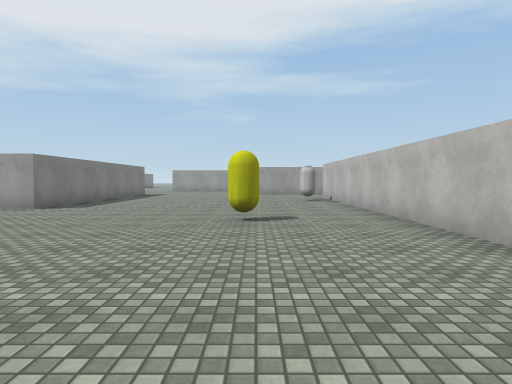
view 1 (above)

24 first-person views from a walk through a 3-D level made in the Unity game engine. The camera is 1.3 m above the floor, tilts 2° down and sees 75° across. The floor is counted in squares, 2 m on a side. Each view is taken from the middle of a square. On the plan, view 1 faces up. The plan holds only what a view shows up to about 10 squares ahead; the rest is blank. The place goes on beyond the plan. The player is left out. Surface patterns are stand-ins for the level's own textures.

view 2
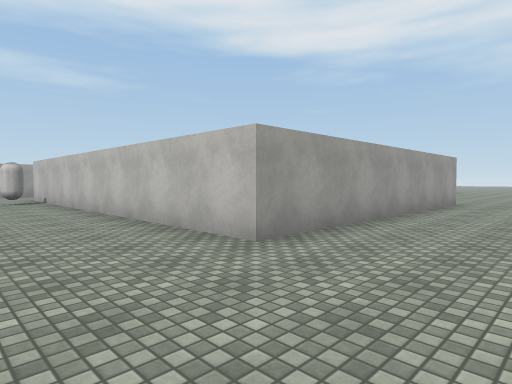

view 3
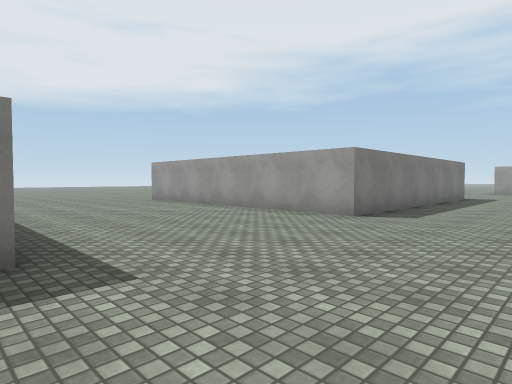

view 4
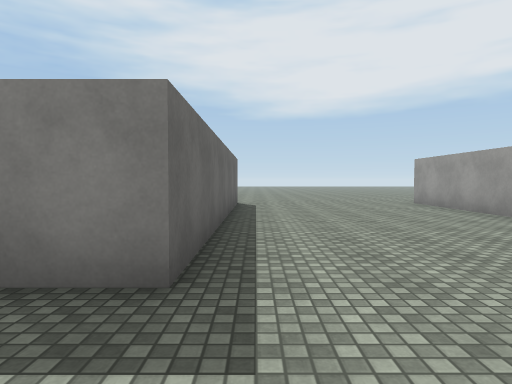

view 5
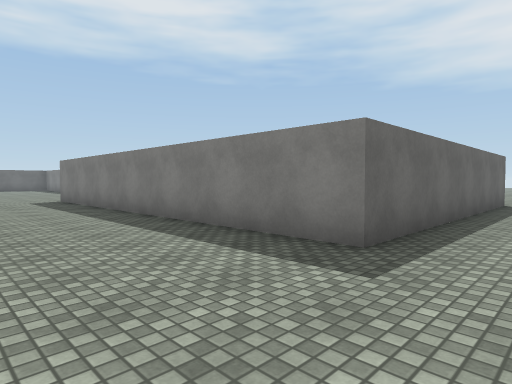

view 6
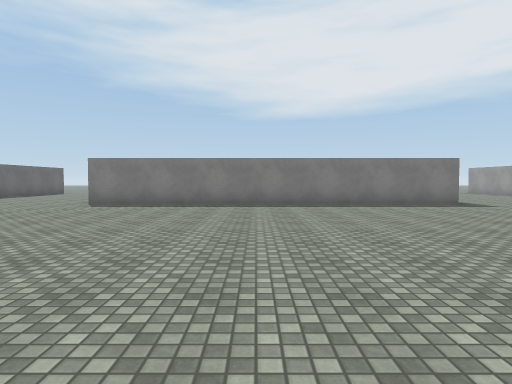

view 7
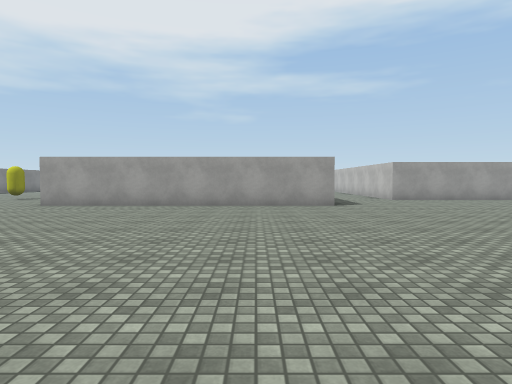

view 8
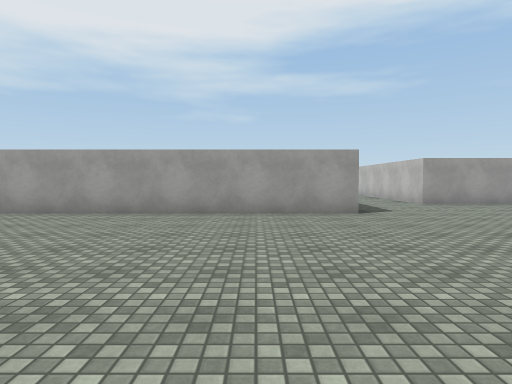

view 9
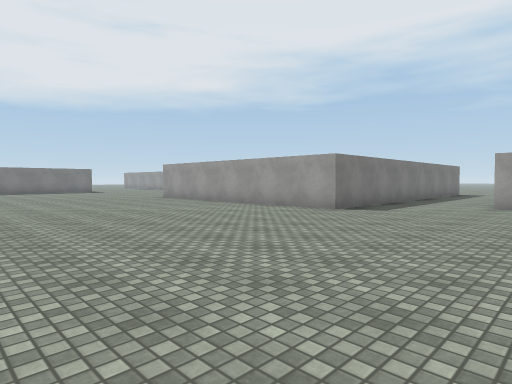

view 10
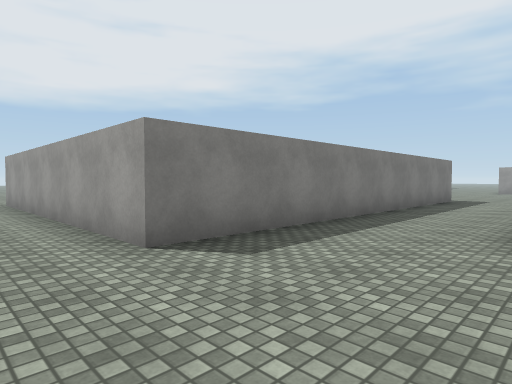

view 11
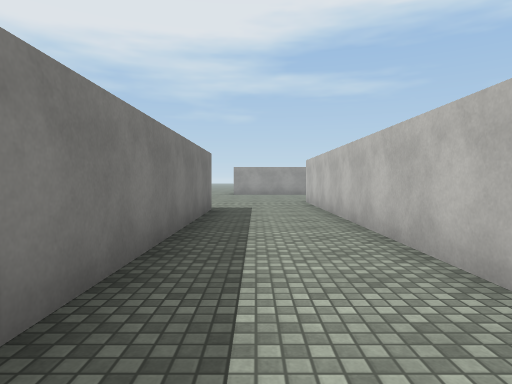

view 12
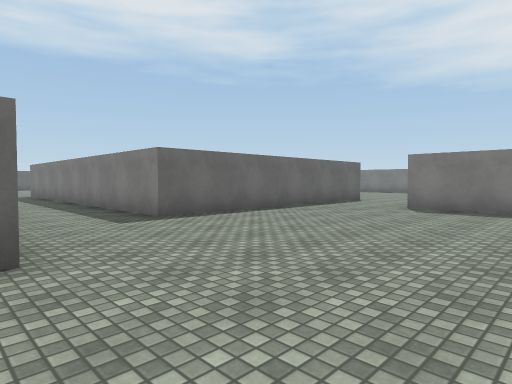

view 13
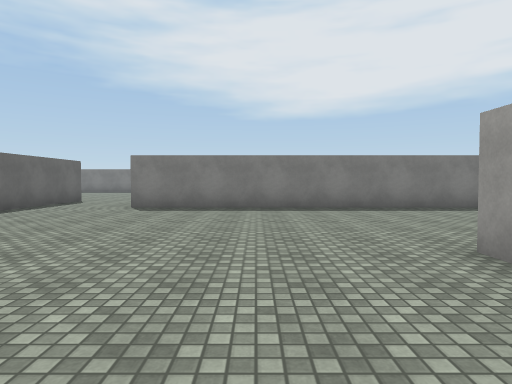

view 14
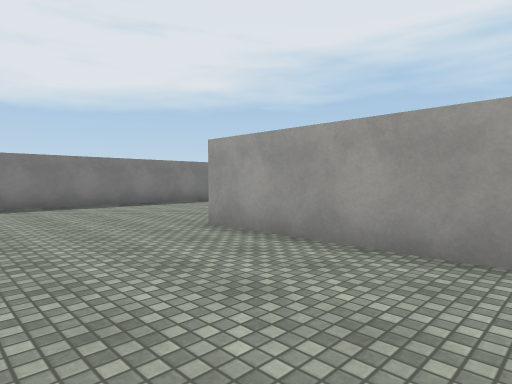

view 15
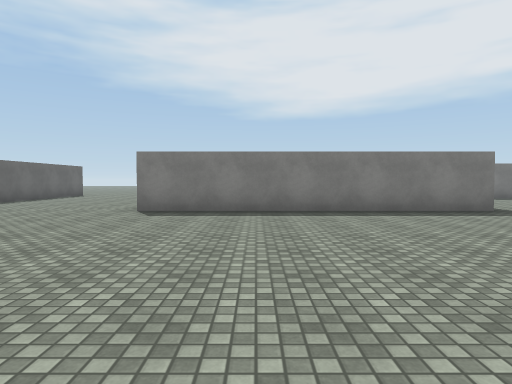

view 16
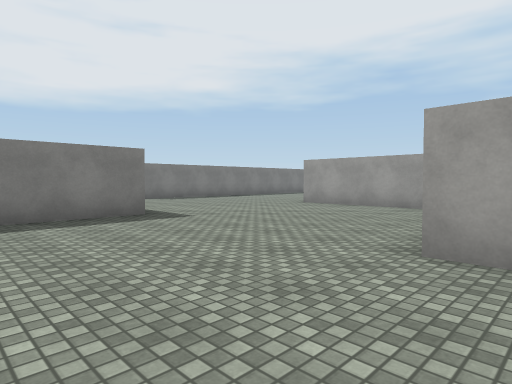

view 17
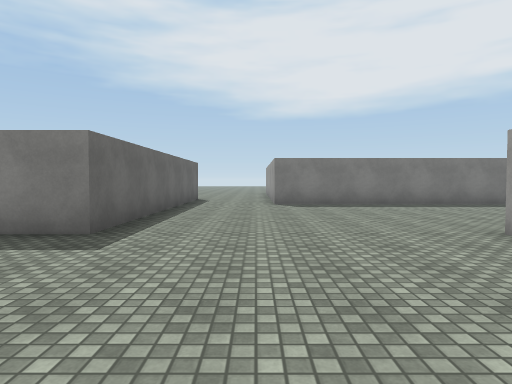

view 18
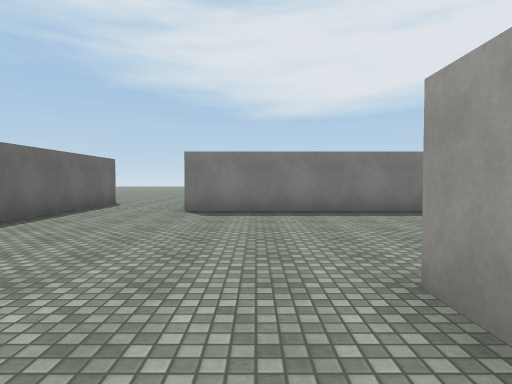

view 19
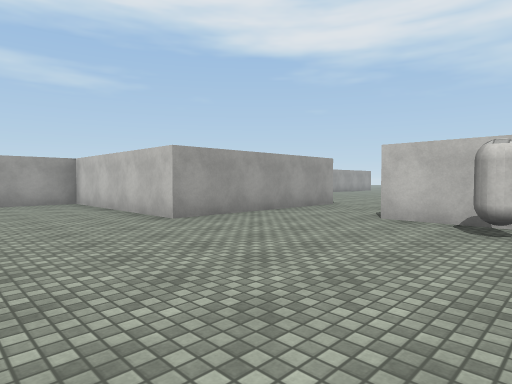

view 20
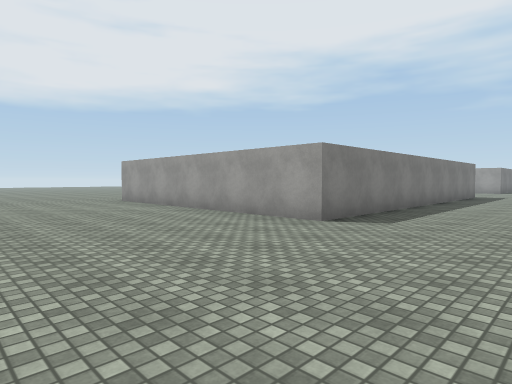

view 21
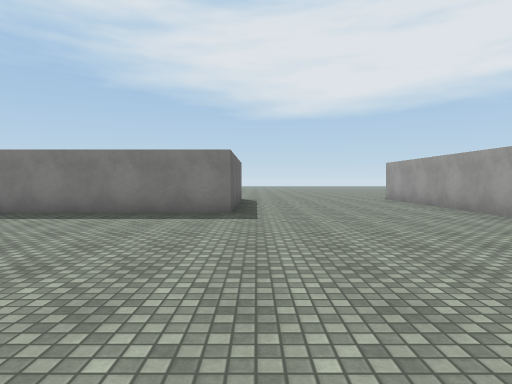

view 22
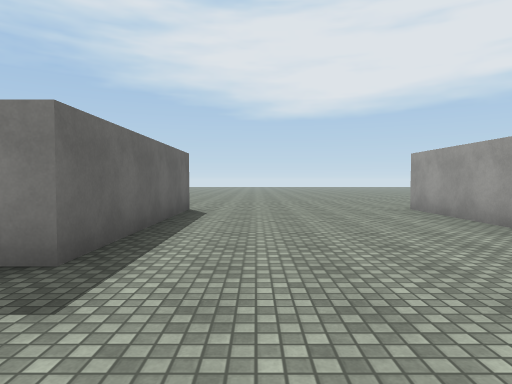

view 23
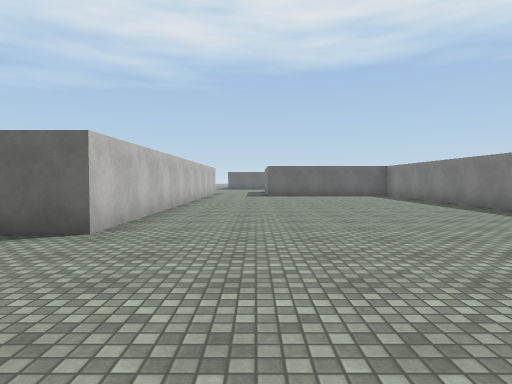

view 24
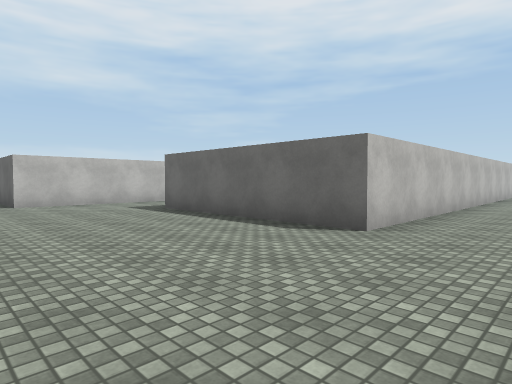

### Floor plan
Points are (right, up) in squares from view 1. A wall is a line through its corners. A room is listed if a view was taken in it or the views show most of it. See-through windows are left out.
Room 1 (views 1, 2, 3, 4, 5, 6, 7, 8, 9, 10, 15, 16, 17, 18, 19, 20, 21, 22, 23, 24)
walls: (10, 4.5) (10, 2.5) (2.5, 2.5) (2.5, 12.5); (-12.5, 2.5) (-5, 2.5) (-5, -7.5) (-12.5, -7.5); (7.5, -10.8) (7.5, -7.5) (9.5, -7.5); (1.5, 15) (0, 15) (0, 20) (-5, 20); (14.5, 5) (12.5, 5); (0, -16.5) (0, -10) (5, -10); (-12.5, -12.5) (-7.5, -12.5) (-7.5, -16.5); (-12.5, 15) (-5, 15) (-5, 7.5) (-12.5, 7.5); (-10, 22.5) (-10, 17.5) (-10.8, 17.5)
ways out: opening at (2.5, 13.5) to room 2; opening at (11.5, 5) to room 2
objects: yellow capsule (0, 5) to (0, 6); capsule (2, 11)
Room 2 (views 11, 12, 13, 14)
walls: (3, 12.5) (10, 12.5) (10, 4.5); (13.6, 20) (10, 20); (5, 22.5) (5, 15) (1.5, 15); (12.5, 5) (12.5, 15)
ways out: opening at (2.5, 13.5) to room 1; opening at (11.5, 5) to room 1

Positions as (right, up) in squares from view 1, and headings:
1: (0, 0), facing up
2: (0, 0), facing up-right
3: (-2, 2), facing up-left
4: (-3, 3), facing left
5: (-2, 4), facing down-left
6: (4, -3), facing left
7: (8, -6), facing up
8: (8, -4), facing up
9: (14, -4), facing up-left
10: (13, 1), facing up-left
11: (11, 5), facing up
12: (13, 18), facing down-left
13: (13, 18), facing left
14: (14, 17), facing up-left
15: (2, 10), facing left
16: (1, 12), facing up-left
17: (-1, 17), facing left
18: (-3, 19), facing left
19: (-3, 10), facing up-right
20: (-2, -12), facing up-left
21: (-1, -12), facing left
22: (-5, -11), facing left
23: (-2, -6), facing down
24: (-2, -6), facing down-right
